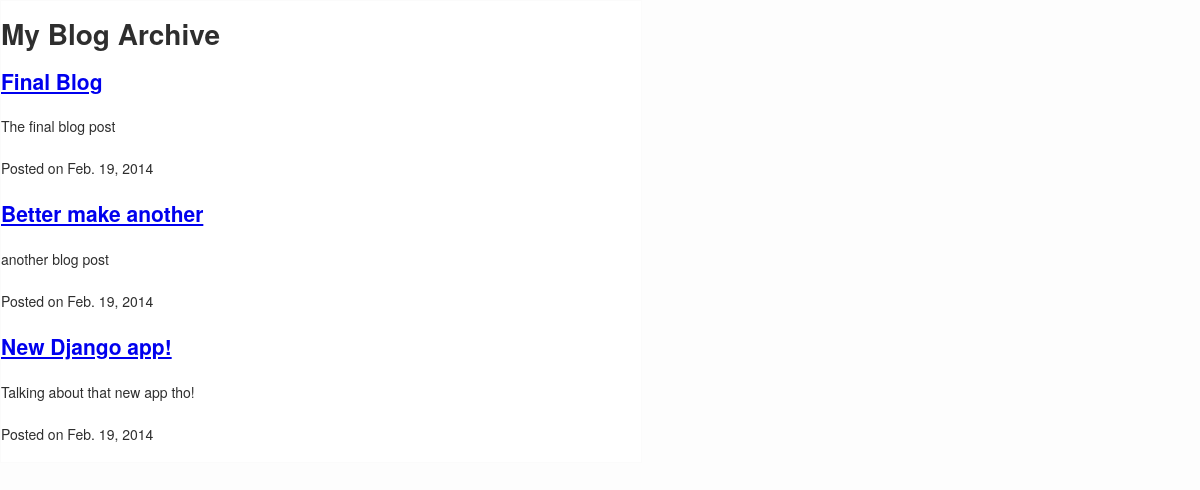
The page / on the database its author committed.
### blog/models.py (models this page shows, shortened)
class Post(models.Model):
    title = models.CharField(max_length=255)
    slug = models.SlugField(unique=True, max_length=255)
    description = models.CharField(max_length=255)
    content = models.TextField()
    published = models.BooleanField(default=True)
    created = models.DateTimeField(auto_now_add=True)
    class Meta:
        ordering = ['-created']
    def get_absolute_url(self):
        return reverse('blog.views.post', args=[self.slug])

### blog/views.py (the view)
# urls.py: url(r'^', 'blog.views.index'),
def index(request):
    posts = Post.objects.filter(published=True)
    return render(request, 'blog/index.html', {'posts':posts})

### netmag/templates/blog/index.html (shortened to what this page needs)
{% extends 'base.html' %}
{% block content %}
    <h1> My Blog Archive </h1>
    {% for post in posts %}
    <div class="post">
        <h2>
            <a href="{{post.get_absolute_url}}">
                {{post.title}}
            </a>
        </h2>
        <p>{{post.description}}</p>
        <p>
            Posted on
            <time datetime="{{post.created|date:"c"}}">
            {{post.created|date}}
            </time>
        </p>
    </div>
    {% endfor %}
{% endblock %}

### netmag/templates/base.html (shortened to what this page needs)
<!DOCTYPE html>
<html>
    <head>
        <link rel="stylesheet" type="text/css" href="{{STATIC_URL}}style.css">
    </head>
    <body>
        <div class="content">
            {% block content %}
            {% endblock %}
        </div>
    </body>
</html>

### netmag/static/style.css (style rules this page uses)
body { background-color: #fdfdfd; color: #2e2e2e; margin: 0; padding: 0; font-size: 14px; line-height: 28px; font-family: 'Helvetica Neue', Helvetica, Arial, sans-serif; }
div.content { border: 1px solid #fbfbfb; background-color: #fff; max-width: 640px; width: 96%; padding: 2% margin: 28px auto; }

### rows shown on the page
Post: title "Final Blog", description "The final blog post", created "Feb. 19, 2014"
Post: title "Better make another", description "another blog post", created "Feb. 19, 2014"
Post: title "New Django app!", description "Talking about that new app tho!", created "Feb. 19, 2014"
